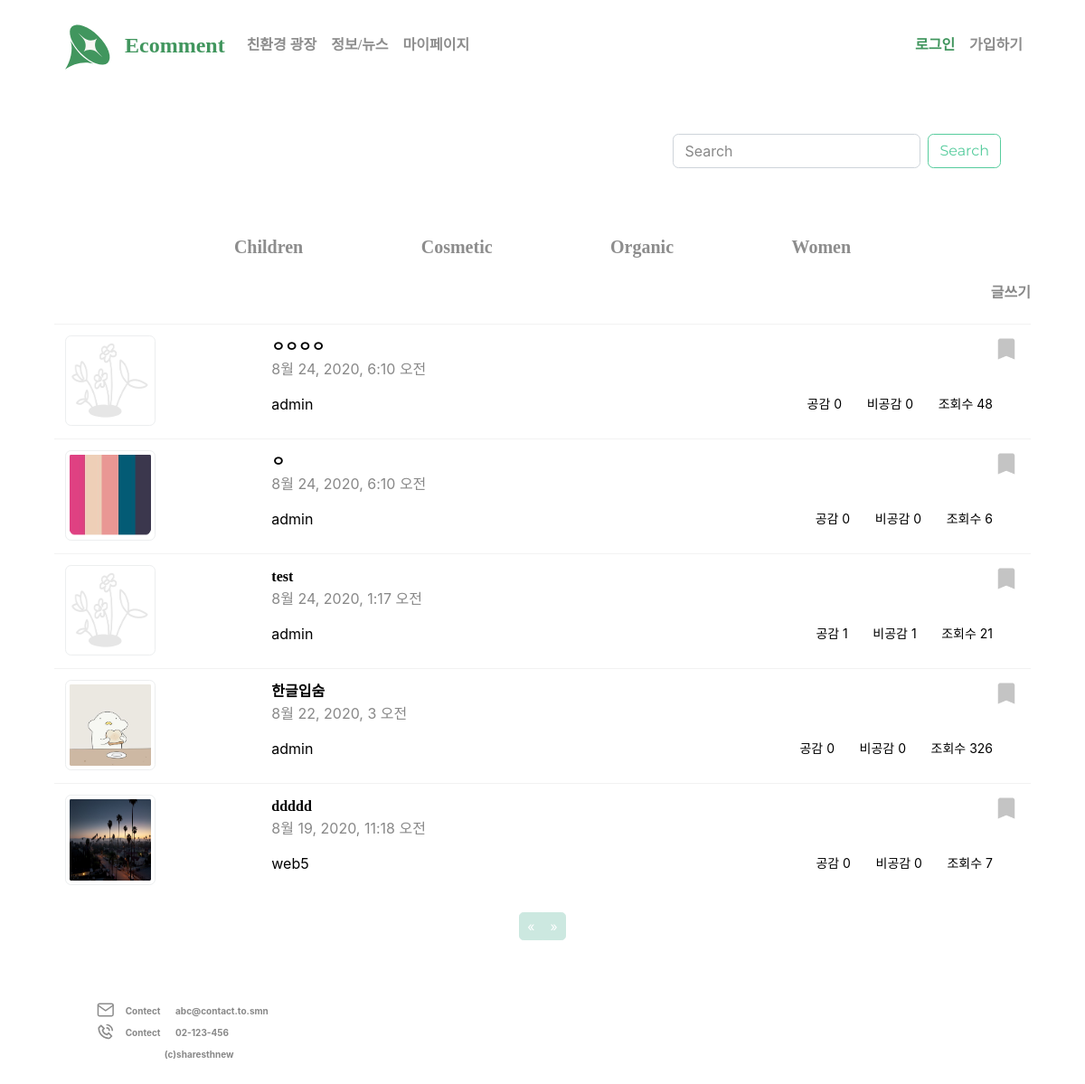
/community/category/Children/, run on an earlier commit of the app's database.
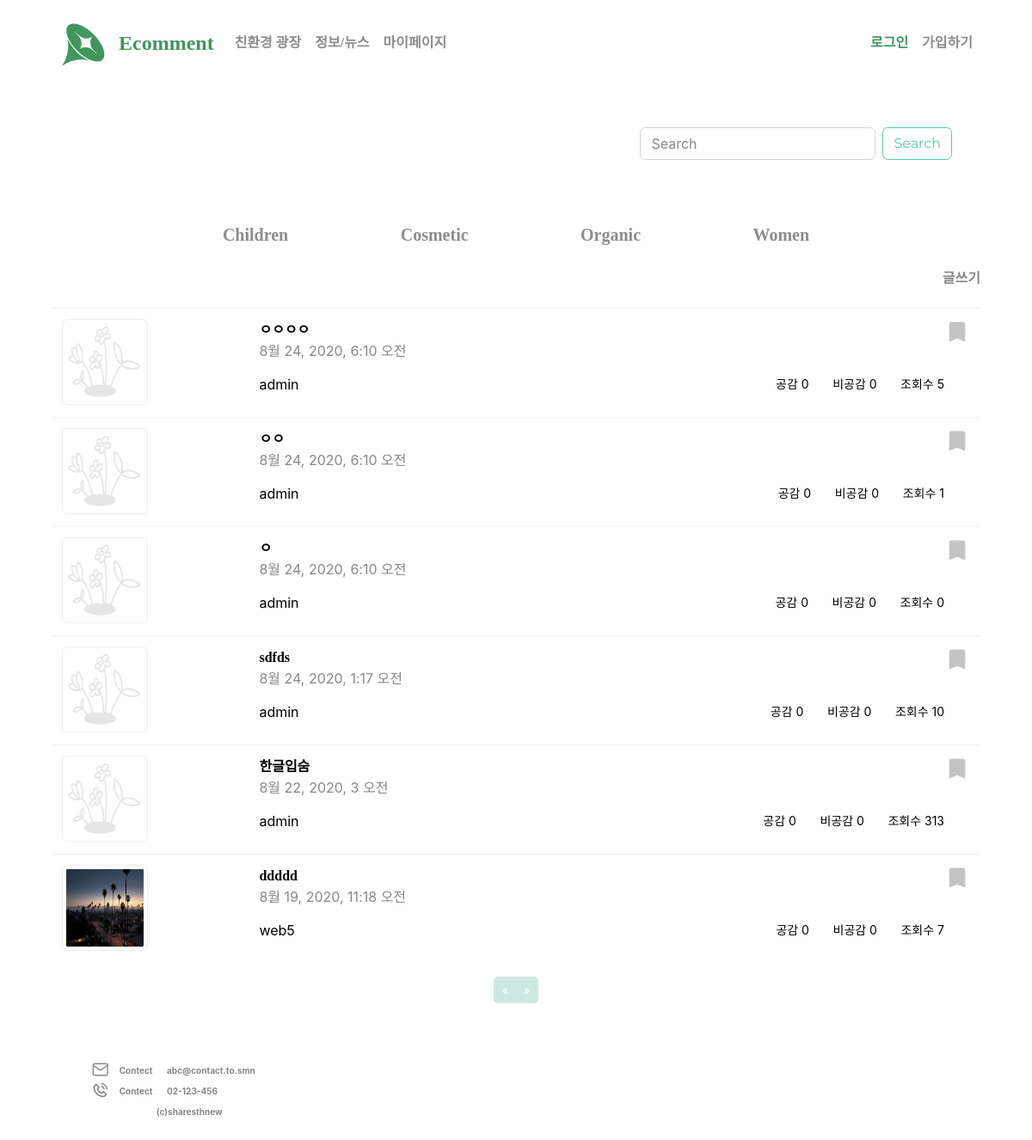
And on a later commit of the database.
### community/models.py (models this page shows, shortened)
class Category(models.Model):
    name = models.CharField(max_length=50)
    class Meta:
        ordering =['name']
    def __str__(self):
        return self.name

class Post(models.Model):
    author = models.ForeignKey(User, on_delete=models.CASCADE, related_name='user',null=True)
    title = models.CharField(max_length = 200,null=True)
    category = models.CharField(max_length=200, default='uncategorized')
    text = models.TextField(max_length = 1700, null=True)
    image = models.ImageField(upload_to= 'community/community_photo/%Y/%m/%d',null=True, blank=True)
    created = models.DateTimeField(auto_now_add=True,null=True)
    updated = models.DateTimeField(auto_now=True)
    like = models.ManyToManyField(User, related_name='like_post', blank=True)
    unlike = models.ManyToManyField(User, related_name='unlike_post', blank=True)
    favorite = models.ManyToManyField(User, related_name='favorite_post', blank=True)
    hits = models.PositiveIntegerField(default = 0)
    class Meta:
        ordering = ['-created']

### community/views.py (the view)
# urls.py: path('category/<str:cats>/',CategoryView, name='category'),
def CategoryView(request,cats):
    category_posts = Post.objects.filter(category=cats)
    cat_menu = Category.objects.all()
    return render(request, 'community/categories.html',{'cats':cats,'category_posts':category_posts,'cat_menu':cat_menu})

### templates/community/categories.html (shortened to what this page needs)
{% extends 'base.html' %}
{% block content %}
        <form class="form-inline m-5 float-right" action="{% url 'community:search' %}" method="post">
      <input class="form-control mr-sm-2" type="search" placeholder="Search" aria-label="Search" name="q" value="{{q}}">
      <button class="btn btn-outline-success my-2 my-sm-0" type="submit">Search</button>
    </form>
    <div class="container">
        <div class="col text-center my-4">
            {% for item in cat_menu %}
                <a style="font-size: 20px;margin: 6%;" href="{% url 'community:category' item %}"> {{ item }}</a>
            {%endfor%}
        </div>
        {% if user.is_authenticated %}
            <a style="float: right;margin-bottom:2%;" href="{% url 'community:create' %}">글쓰기</a>
        {% else %}
            <a style="cursor:pointer;float:right;margin-bottom:2%" data-toggle="modal" data-target="#myModal"> 글쓰기 </a>
        {% endif %}
        <div class="table-responsive">
            <table class="table">
                {% for object in category_posts %}
                    <tr>
                        <td><a href="{% url 'community:detail' object.id %}">
                            {% if object.image %}
                                <img src="{{ object.image.url }}" alt="..." class="img-thumbnail" style="width:100px;height:100px;">
                            {% else %}
                                <img src="/static/image/alt.png" alt="..." class="img-thumbnail" style="width:100px;height:100px;">
                            {% endif %}
                        </a></td>
                        <th scope="row"><a style="color: #000000;" href="{% url 'community:detail' object.id %}">{{object.title}}</a><br><span style="font-weight: normal">{{object.created}}</span>
                            <br><span style="display: block;margin-top:15px;color: #000000;font-weight: normal">{{object.author}}</span></th>
                        <td><span><a href="{% url 'community:favorite' object.id %}" class="float-right">{% if user in object.favorite.all %} <img src="/static/image/sc_active.png"> {%else%} <img src="/static/image/scrab.png">{% endif %}</a></span><p style="margin-top:65px;float:right; font-weight:normal;font-size:14px;color: #000000;">공감 <span> {{ object.like.all.count}} </span>&nbsp&nbsp&nbsp&nbsp&nbsp&nbsp비공감 <span> {{ object.unlike.all.count}} </span>&nbsp&nbsp&nbsp&nbsp&nbsp&nbsp조회수 <span> {{ object.hits }} </span></p></td>
                    </tr>
                {% endfor %}
            </table>
        </div>
    </div>
    {% include 'community/pagination.html' %}
    {% include 'footer.html' %}
{% endblock %}

What changed in the data, as far as the page shows it:
changed Post "ㅇㅇㅇㅇ": hits "48" → "5"
now on this page (row edited): Post: title "ㅇㅇ", created "8월 24, 2020, 6:10 오전", author "admin", like.all.count "0", unlike.all.count "0", hits "1"
changed Post (number 3 of 6 on the later page): hits "6" → "0"; image: picture removed
changed Post: title "test" → "sdfds"; like.all.count "1" → "0"; unlike.all.count "1" → "0"; hits "21" → "10"
changed Post "한글입숨": hits "326" → "313"; image: picture removed
